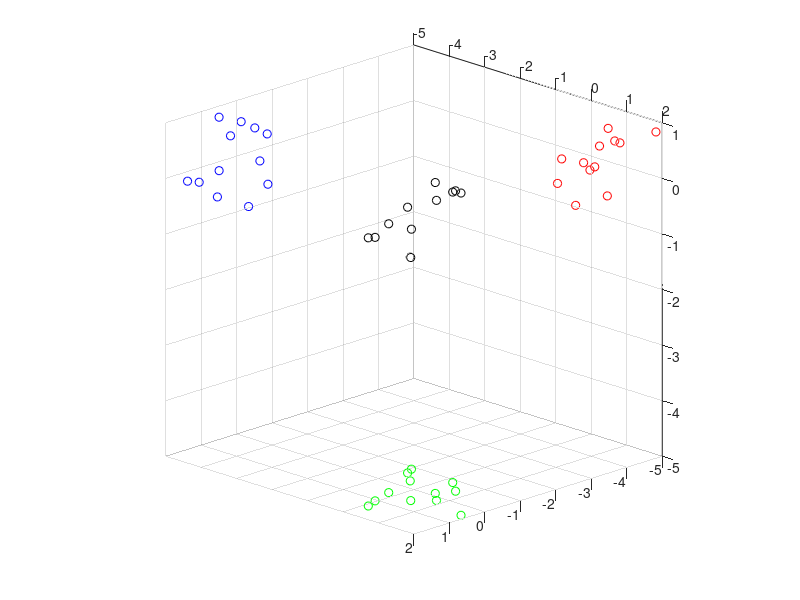

MATLAB code to generate this figure:
xyz = randn(3,12);

figure
hold on

%plot dot cloud
plot3(xyz(1,:),xyz(2,:),xyz(3,:),'ko')
%plot projections
projection_constant = -5;
%projection onto X
plot3(xyz(1,:)*0+projection_constant,xyz(2,:),xyz(3,:),'bo')
%projection onto Y
plot3(xyz(1,:),xyz(2,:)*0+projection_constant,xyz(3,:),'go')
%projection onto Z
plot3(xyz(1,:),xyz(2,:),xyz(3,:)*0 + projection_constant,'ro')

set(gca,'cameraposition',[1 -1 1],'YGrid','on','XGrid','on','ZGrid','on')